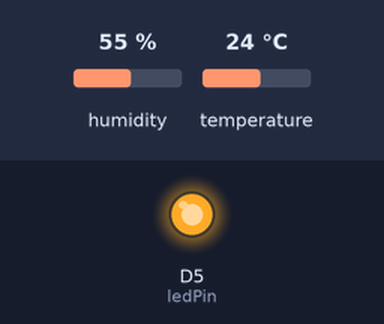
Bench run of a sketch on a simulated ESP8266 (NodeMCU). Shown: output pins drawn as LEDs (lit = HIGH). The test bench sets the inputs (shaded band); at power-on: humidity 55 %, temperature 24 °C. WiFi joins after 1.5 s; servers stay silent unless stated; what the sketch prints to the serial monitor is not drawn.

Above: at 8.3 s.
At 37.5 s:
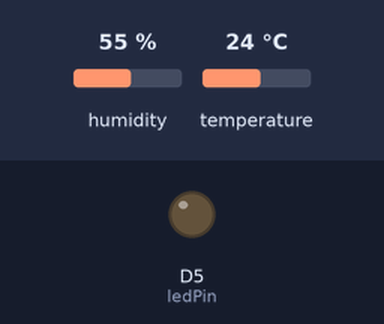
Timing chart, 0 to 78.6 s (numbered marks = the images above):
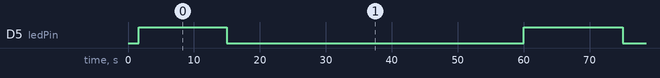

The sketch:

sketch_sep23b.ino
```cpp
#include <ESP8266WiFi.h>
#include <ESP8266WebServer.h>
#include <DHT.h>

// ==============================
// Wi-Fi 설정
// ==============================
const char* ssid = "신동환";
const char* password = "0987654321";

// ==============================
// 핀 설정
// ==============================
#define DHTPIN D7
#define DHTTYPE DHT11

const int ledPin = D5;

// ==============================
// 기준 온도 / 습도
// ==============================
const float TEMP_LIMIT = 28.0;
const float HUM_LIMIT = 70.0;

// ==============================
// 객체 생성
// ==============================
DHT dht(DHTPIN, DHTTYPE);

ESP8266WebServer server(80);

// ==============================
// 센서 값
// ==============================
float temperature = 0;
float humidity = 0;

bool sensorOK = false;

bool tempAlert = false;
bool humidityAlert = false;
bool alertState = false;

bool ledState = false;

// ==============================
// 시간 관리
// ==============================
unsigned long lastSensorRead = 0;

const unsigned long SENSOR_INTERVAL = 2000;

// 정상 상태
const unsigned long NORMAL_CYCLE = 60000; // 1분
const unsigned long NORMAL_LED_ON = 15000; // 15초

// 이상 상태
const unsigned long ALERT_BLINK = 5000; // 5초


// ==============================
// 센서 읽기
// ==============================
void readSensor() {

  unsigned long now = millis();

  if (now - lastSensorRead < SENSOR_INTERVAL) {
    return;
  }

  lastSensorRead = now;

  float h = dht.readHumidity();
  float t = dht.readTemperature();

  // 센서 읽기 실패
  if (isnan(h) || isnan(t)) {

    sensorOK = false;

    Serial.println("DHT11 센서 읽기 실패");

    return;
  }

  sensorOK = true;

  temperature = t;
  humidity = h;

  // 기준값 초과 여부
  tempAlert = temperature >= TEMP_LIMIT;
  humidityAlert = humidity >= HUM_LIMIT;

  alertState = tempAlert || humidityAlert;

  Serial.print("온도: ");
  Serial.print(temperature);
  Serial.print(" ℃ / 습도: ");
  Serial.print(humidity);
  Serial.println(" %");
}


// ==============================
// LED 제어
// ==============================
void controlLED() {

  unsigned long now = millis();

  // ------------------------------
  // 이상 상태
  // ------------------------------
  if (alertState) {

    // 5초마다 ON/OFF 전환
    bool newState = ((now / ALERT_BLINK) % 2 == 0);

    ledState = newState;

    digitalWrite(
      ledPin,
      ledState ? HIGH : LOW
    );
  }

  // ------------------------------
  // 정상 상태
  // ------------------------------
  else {

    unsigned long cycleTime = now % NORMAL_CYCLE;

    // 처음 15초
    if (cycleTime < NORMAL_LED_ON) {

      ledState = true;

      digitalWrite(
        ledPin,
        HIGH
      );
    }

    // 이후 45초
    else {

      ledState = false;

      digitalWrite(
        ledPin,
        LOW
      );
    }
  }
}


// ==============================
// React에서 요청할 API
// ==============================
void handleStatus() {

  // React CORS 허용
  server.sendHeader(
    "Access-Control-Allow-Origin",
    "*"
  );

  String json = "{";

  // 센서 정상 여부
  json += "\"sensorOK\":";
  json += sensorOK ? "true" : "false";

  json += ",";

  // 온도
  json += "\"temperature\":";

  if (sensorOK) {
    json += String(temperature, 1);
  }
  else {
    json += "null";
  }

  json += ",";

  // 습도
  json += "\"humidity\":";

  if (sensorOK) {
    json += String(humidity, 1);
  }
  else {
    json += "null";
  }

  json += ",";

  // 온도 경고
  json += "\"tempAlert\":";
  json += tempAlert ? "true" : "false";

  json += ",";

  // 습도 경고
  json += "\"humidityAlert\":";
  json += humidityAlert ? "true" : "false";

  json += ",";

  // 전체 경고
  json += "\"alert\":";
  json += alertState ? "true" : "false";

  json += ",";

  // LED 상태
  json += "\"led\":";
  json += ledState ? "true" : "false";

  json += ",";

  // 기준값
  json += "\"tempLimit\":";
  json += String(TEMP_LIMIT, 1);

  json += ",";

  json += "\"humidityLimit\":";
  json += String(HUM_LIMIT, 1);

  json += "}";

  server.send(
    200,
    "application/json",
    json
  );
}


// ==============================
// ESP 접속 확인용
// ==============================
void handleRoot() {

  server.send(
    200,
    "text/plain; charset=utf-8",
    "ESP8266 Sensor Server Running"
  );
}


// ==============================
// setup
// ==============================
void setup() {

  Serial.begin(115200);

  delay(100);

  // LED
  pinMode(
    ledPin,
    OUTPUT
  );

  digitalWrite(
    ledPin,
    LOW
  );

  // DHT11 시작
  dht.begin();

  // Wi-Fi 연결
  Serial.println();
  Serial.print("Wi-Fi 연결 중: ");
  Serial.println(ssid);

  WiFi.begin(
    ssid,
    password
  );

  while (WiFi.status() != WL_CONNECTED) {

    delay(500);

    Serial.print(".");
  }

  Serial.println();
  Serial.println("Wi-Fi 연결 완료!");

  Serial.print("ESP8266 IP: ");
  Serial.println(
    WiFi.localIP()
  );

  // API
  server.on(
    "/",
    HTTP_GET,
    handleRoot
  );

  server.on(
    "/status",
    HTTP_GET,
    handleStatus
  );

  // 서버 시작
  server.begin();

  Serial.println(
    "웹 서버 시작"
  );

  Serial.print(
    "상태 API: http://"
  );

  Serial.print(
    WiFi.localIP()
  );

  Serial.println(
    "/status"
  );
}


// ==============================
// loop
// ==============================
void loop() {

  server.handleClient();

  readSensor();

  controlLED();
}
```

Measured:
- by itself, D5 (ledPin): alternates HIGH for 14.2 s and LOW for 45.0 s
